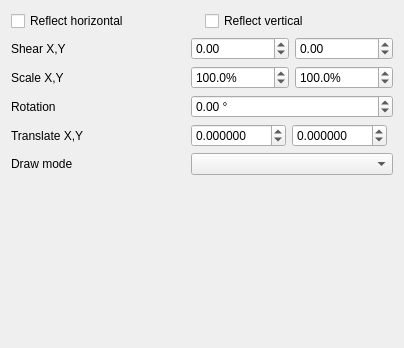
<?xml version="1.0" encoding="UTF-8"?>
<ui version="4.0">
 <class>WidgetTransform</class>
 <widget class="QWidget" name="WidgetTransform">
  <property name="geometry">
   <rect>
    <x>0</x>
    <y>0</y>
    <width>404</width>
    <height>348</height>
   </rect>
  </property>
  <property name="windowTitle">
   <string>Form</string>
  </property>
  <layout class="QVBoxLayout" name="verticalLayout">
   <item>
    <layout class="QGridLayout" name="gridLayout_38">
     <item row="4" column="1">
      <layout class="QHBoxLayout" name="horizontalLayout">
       <item>
        <widget class="QgsDoubleSpinBox" name="mSpinTranslateX">
         <property name="sizePolicy">
          <sizepolicy hsizetype="Minimum" vsizetype="Fixed">
           <horstretch>1</horstretch>
           <verstretch>0</verstretch>
          </sizepolicy>
         </property>
         <property name="decimals">
          <number>6</number>
         </property>
         <property name="minimum">
          <double>-999.000000000000000</double>
         </property>
         <property name="maximum">
          <double>999.000000000000000</double>
         </property>
         <property name="singleStep">
          <double>0.200000000000000</double>
         </property>
        </widget>
       </item>
       <item>
        <widget class="QgsDoubleSpinBox" name="mSpinTranslateY">
         <property name="sizePolicy">
          <sizepolicy hsizetype="Minimum" vsizetype="Fixed">
           <horstretch>1</horstretch>
           <verstretch>0</verstretch>
          </sizepolicy>
         </property>
         <property name="decimals">
          <number>6</number>
         </property>
         <property name="minimum">
          <double>-999.000000000000000</double>
         </property>
         <property name="maximum">
          <double>999.000000000000000</double>
         </property>
         <property name="singleStep">
          <double>0.200000000000000</double>
         </property>
        </widget>
       </item>
       <item>
        <widget class="QgsUnitSelectionWidget" name="mTranslateUnitWidget" native="true">
         <property name="minimumSize">
          <size>
           <width>0</width>
           <height>0</height>
          </size>
         </property>
        </widget>
       </item>
      </layout>
     </item>
     <item row="1" column="0">
      <widget class="QLabel" name="label_7">
       <property name="text">
        <string>Shear X,Y</string>
       </property>
      </widget>
     </item>
     <item row="6" column="0" colspan="2">
      <widget class="QFrame" name="mShadowFrame">
       <layout class="QGridLayout" name="gridLayout_7">
        <property name="leftMargin">
         <number>0</number>
        </property>
        <property name="topMargin">
         <number>0</number>
        </property>
        <property name="rightMargin">
         <number>0</number>
        </property>
        <property name="bottomMargin">
         <number>0</number>
        </property>
       </layout>
      </widget>
     </item>
     <item row="3" column="0">
      <widget class="QLabel" name="label_2">
       <property name="text">
        <string>Rotation</string>
       </property>
      </widget>
     </item>
     <item row="3" column="1">
      <widget class="QgsDoubleSpinBox" name="mRotationSpinBox">
       <property name="sizePolicy">
        <sizepolicy hsizetype="Preferred" vsizetype="Fixed">
         <horstretch>0</horstretch>
         <verstretch>0</verstretch>
        </sizepolicy>
       </property>
       <property name="suffix">
        <string> °</string>
       </property>
       <property name="minimum">
        <double>-360.000000000000000</double>
       </property>
       <property name="maximum">
        <double>360.000000000000000</double>
       </property>
       <property name="singleStep">
        <double>0.500000000000000</double>
       </property>
      </widget>
     </item>
     <item row="0" column="0" colspan="2">
      <layout class="QHBoxLayout" name="horizontalLayout_2">
       <item>
        <widget class="QCheckBox" name="mReflectXCheckBox">
         <property name="text">
          <string>Reflect horizontal</string>
         </property>
        </widget>
       </item>
       <item>
        <widget class="QCheckBox" name="mReflectYCheckBox">
         <property name="text">
          <string>Reflect vertical</string>
         </property>
        </widget>
       </item>
      </layout>
     </item>
     <item row="1" column="1">
      <layout class="QHBoxLayout" name="horizontalLayout_3">
       <item>
        <widget class="QgsDoubleSpinBox" name="mSpinShearX">
         <property name="sizePolicy">
          <sizepolicy hsizetype="Minimum" vsizetype="Fixed">
           <horstretch>1</horstretch>
           <verstretch>0</verstretch>
          </sizepolicy>
         </property>
         <property name="decimals">
          <number>2</number>
         </property>
         <property name="minimum">
          <double>-999.000000000000000</double>
         </property>
         <property name="maximum">
          <double>999.000000000000000</double>
         </property>
         <property name="singleStep">
          <double>0.010000000000000</double>
         </property>
        </widget>
       </item>
       <item>
        <widget class="QgsDoubleSpinBox" name="mSpinShearY">
         <property name="sizePolicy">
          <sizepolicy hsizetype="Minimum" vsizetype="Fixed">
           <horstretch>1</horstretch>
           <verstretch>0</verstretch>
          </sizepolicy>
         </property>
         <property name="decimals">
          <number>2</number>
         </property>
         <property name="minimum">
          <double>-999.000000000000000</double>
         </property>
         <property name="maximum">
          <double>999.000000000000000</double>
         </property>
         <property name="singleStep">
          <double>0.010000000000000</double>
         </property>
        </widget>
       </item>
      </layout>
     </item>
     <item row="4" column="0">
      <widget class="QLabel" name="label_6">
       <property name="text">
        <string>Translate X,Y</string>
       </property>
      </widget>
     </item>
     <item row="2" column="1">
      <layout class="QHBoxLayout" name="horizontalLayout_4">
       <item>
        <widget class="QgsDoubleSpinBox" name="mSpinScaleX">
         <property name="sizePolicy">
          <sizepolicy hsizetype="Minimum" vsizetype="Fixed">
           <horstretch>1</horstretch>
           <verstretch>0</verstretch>
          </sizepolicy>
         </property>
         <property name="suffix">
          <string>%</string>
         </property>
         <property name="decimals">
          <number>1</number>
         </property>
         <property name="minimum">
          <double>0.000000000000000</double>
         </property>
         <property name="maximum">
          <double>10000.000000000000000</double>
         </property>
         <property name="singleStep">
          <double>1.000000000000000</double>
         </property>
         <property name="value">
          <double>100.000000000000000</double>
         </property>
        </widget>
       </item>
       <item>
        <widget class="QgsDoubleSpinBox" name="mSpinScaleY">
         <property name="sizePolicy">
          <sizepolicy hsizetype="Minimum" vsizetype="Fixed">
           <horstretch>1</horstretch>
           <verstretch>0</verstretch>
          </sizepolicy>
         </property>
         <property name="suffix">
          <string>%</string>
         </property>
         <property name="decimals">
          <number>1</number>
         </property>
         <property name="minimum">
          <double>0.000000000000000</double>
         </property>
         <property name="maximum">
          <double>10000.000000000000000</double>
         </property>
         <property name="singleStep">
          <double>1.000000000000000</double>
         </property>
         <property name="value">
          <double>100.000000000000000</double>
         </property>
        </widget>
       </item>
      </layout>
     </item>
     <item row="2" column="0">
      <widget class="QLabel" name="label_8">
       <property name="text">
        <string>Scale X,Y</string>
       </property>
      </widget>
     </item>
     <item row="5" column="0">
      <widget class="QLabel" name="label">
       <property name="text">
        <string>Draw mode</string>
       </property>
      </widget>
     </item>
     <item row="5" column="1">
      <widget class="QgsEffectDrawModeComboBox" name="mDrawModeComboBox"/>
     </item>
    </layout>
   </item>
   <item>
    <spacer name="verticalSpacer">
     <property name="orientation">
      <enum>Qt::Vertical</enum>
     </property>
     <property name="sizeHint" stdset="0">
      <size>
       <width>20</width>
       <height>189</height>
      </size>
     </property>
    </spacer>
   </item>
  </layout>
 </widget>
 <customwidgets>
  <customwidget>
   <class>QgsDoubleSpinBox</class>
   <extends>QDoubleSpinBox</extends>
   <header>qgsdoublespinbox.h</header>
  </customwidget>
  <customwidget>
   <class>QgsEffectDrawModeComboBox</class>
   <extends>QComboBox</extends>
   <header>qgseffectdrawmodecombobox.h</header>
  </customwidget>
  <customwidget>
   <class>QgsUnitSelectionWidget</class>
   <extends>QWidget</extends>
   <header>qgsunitselectionwidget.h</header>
   <container>1</container>
  </customwidget>
 </customwidgets>
 <tabstops>
  <tabstop>mReflectXCheckBox</tabstop>
  <tabstop>mReflectYCheckBox</tabstop>
  <tabstop>mSpinShearX</tabstop>
  <tabstop>mSpinShearY</tabstop>
  <tabstop>mSpinScaleX</tabstop>
  <tabstop>mSpinScaleY</tabstop>
  <tabstop>mRotationSpinBox</tabstop>
  <tabstop>mSpinTranslateX</tabstop>
  <tabstop>mSpinTranslateY</tabstop>
  <tabstop>mDrawModeComboBox</tabstop>
 </tabstops>
 <resources/>
 <connections/>
</ui>
